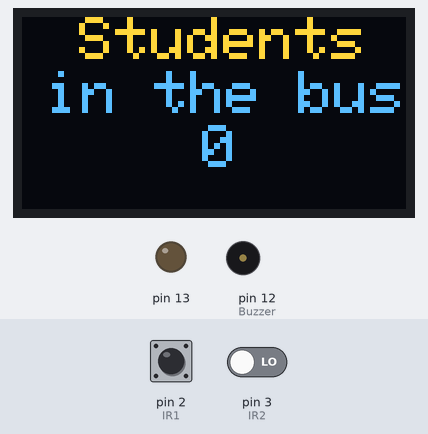
Bench run of a sketch on a simulated Arduino Uno, built with avr-gcc and run on an emulated ATmega328P. On the bench: 128×64 one-colour display, output pins drawn as LEDs (lit = HIGH), buzzer (waves = sounding). The inputs (shaded band) are chosen by the test bench; at power-on: pin 2 (IR1) LOW, pin 3 (IR2) LOW. The OLED is the two-colour kind (top 16 rows yellow); what the sketch prints to the serial monitor is not drawn.

Above: at 1.2 s.
1.3 s: pin 2 (IR1) driven HIGH
3.2 s: pin 2 (IR1) driven LOW and pin 3 (IR2) driven HIGH
5.1 s: pin 2 (IR1) driven HIGH
At 5.16 s:
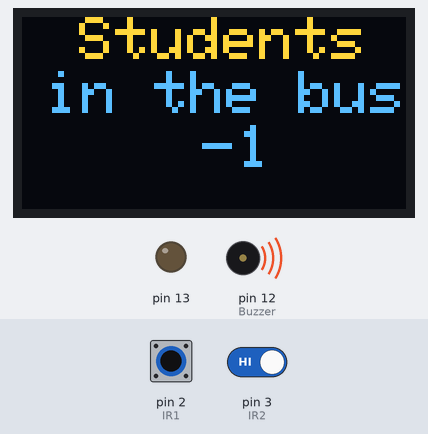
At 5.7 s:
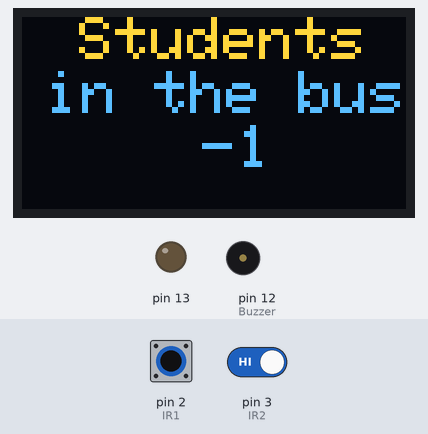
6.7 s: pin 2 (IR1) pulsed LOW 2 times (0.12 s each, 0.3 s apart)
8.8 s: pin 3 (IR2) driven LOW
Timing chart, 0 to 11.7 s (numbered marks = the images above; inputs shaded):
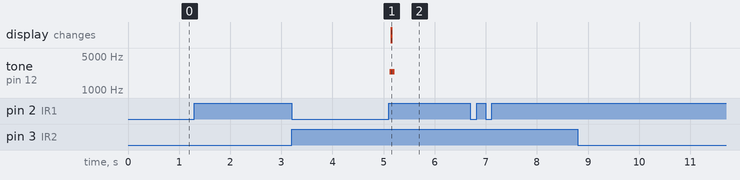

Measured:
- after the input at 1.3 s, every drawn part: stays the same
- after the input at 3.2 s, every drawn part: stays the same
- after the input at 5.1 s, tone on pin 12 (Buzzer): silent → 2400 Hz at once, → silent 0.10 s later; the display: changes after 0.05 s (image 1)
- after the input at 6.7 s, every drawn part: stays the same
- after the input at 8.8 s, every drawn part: stays the same

The sketch:

sketch_nov21b.ino
```cpp
#include <SPI.h>
#include <Wire.h>
#include <Adafruit_GFX.h>
#include <Adafruit_SSD1306.h>

//#include "Adafruit_Sensor.h"
//#include "Adafruit_AM2320.h"
//Adafruit_AM2320 am2320 = Adafruit_AM2320();

#define SCREEN_WIDTH 128 // OLED display width, in pixels
#define SCREEN_HEIGHT 64 // OLED display height, in pixels

// Declaration for an SSD1306 display connected to I2C (SDA, SCL pins)
// The pins for I2C are defined by the Wire-library.
// On an arduino UNO:       A4(SDA), A5(SCL)
#define OLED_RESET     4 // Reset pin # (or -1 if sharing Arduino reset pin)
#define SCREEN_ADDRESS 0x3C ///< See datasheet for Address; 0x3D for 128x64, 0x3C for 128x32
Adafruit_SSD1306 display(SCREEN_WIDTH, SCREEN_HEIGHT, &Wire, OLED_RESET);

//SDA = A4
//SCL = A5

int timer = 0;
int IR1 = 2;
int IR2 = 3;
int Buzzer = 12;
int counter = 0;
char Flag1 = 'N';
char Flag2 = 'N';

void setup() {
  // put your setup code here, to run once:
  display.begin(SSD1306_SWITCHCAPVCC, 0x3C);
  display.clearDisplay();
  display.setTextSize(2);
  display.setTextColor(WHITE);

  display.clearDisplay();
      display.setCursor(19, 0);
  display.println("Students");
   display.setCursor(8, 18);
   display.println("in the bus");
   display.setCursor(60, 36);
    display.println(counter);
 //  display.setCursor(30, 36);
 //   display.println(" ");
   display.display();


  pinMode(13,OUTPUT);
  pinMode(5,INPUT);
    Serial.begin(9600);
}

void loop() {
  // put your main code here, to run repeatedly:


  Serial.print(digitalRead (IR1));
  Serial.print("\t");
  Serial.print(Flag1);
  Serial.print("\t");
  Serial.print(digitalRead (IR2));
  Serial.print("\t");
  Serial.print(Flag2);
  Serial.print("\t");
  Serial.print(counter);
  Serial.println();


     // No one enters/exits
     if (digitalRead (IR1) == HIGH && digitalRead (IR2) == HIGH && Flag1 == 'N' && Flag2 == 'N')
    {
    //no action
    }

    // Someone just enters
    if (digitalRead (IR1) == LOW && digitalRead (IR2) == HIGH && Flag1 == 'N' && Flag2 == 'N')
      {
     Flag1 = 'F';
    }

      // Someone is halfway entered
    if (digitalRead (IR1) == HIGH && digitalRead (IR2) == HIGH && ((Flag1 == 'F' && Flag2 == 'N') || (Flag1 == 'N' && Flag2 == 'F')))
      {
        timer = timer + 1;
      if (timer >= 80)
       {
         Flag1 = 'N';
          Flag2 = 'N';
         timer = 0;
       }
      }

      // Someone is at 2nd sensor for entering
    if (digitalRead (IR1) == HIGH && digitalRead (IR2) == LOW && Flag1 == 'F' && Flag2 == 'N')
      {
     Flag2 = 'S';
    }

     // Someone enters bus completly
    if (digitalRead (IR1) == HIGH && digitalRead (IR2) == HIGH && Flag1 == 'F' && Flag2 == 'S')
      {
      counter = counter + 1;
      Flag1 = 'N';
      Flag2 = 'N';
      tone(Buzzer, 1200, 100);
      }
  //=======================================================================================================

        // Someone just exits
    if (digitalRead (IR1) == HIGH && digitalRead (IR2) == LOW && Flag1 == 'N' && Flag2 == 'N')
      {
     Flag2 = 'F';
    }

      // Someone is at 1st sensor during exit
    if (digitalRead (IR1) == LOW && digitalRead (IR2) == HIGH && Flag1 == 'N' && Flag2 == 'F')
      {
     Flag1 = 'S';
    }

     // Someone exits bus completly
    if (digitalRead (IR1) == HIGH && digitalRead (IR2) == HIGH && Flag1 == 'S' && Flag2 == 'F')
      {
      counter = counter - 1;
      Flag1 = 'N';
      Flag2 = 'N';
      tone(Buzzer, 2400, 100);
      }

    display.clearDisplay();
       display.setCursor(19, 0);
    display.println("Students");
   display.setCursor(8, 18);
   display.println("in the bus");
   display.setCursor(60, 36);
    display.println(counter);
   display.display();

  }
```
